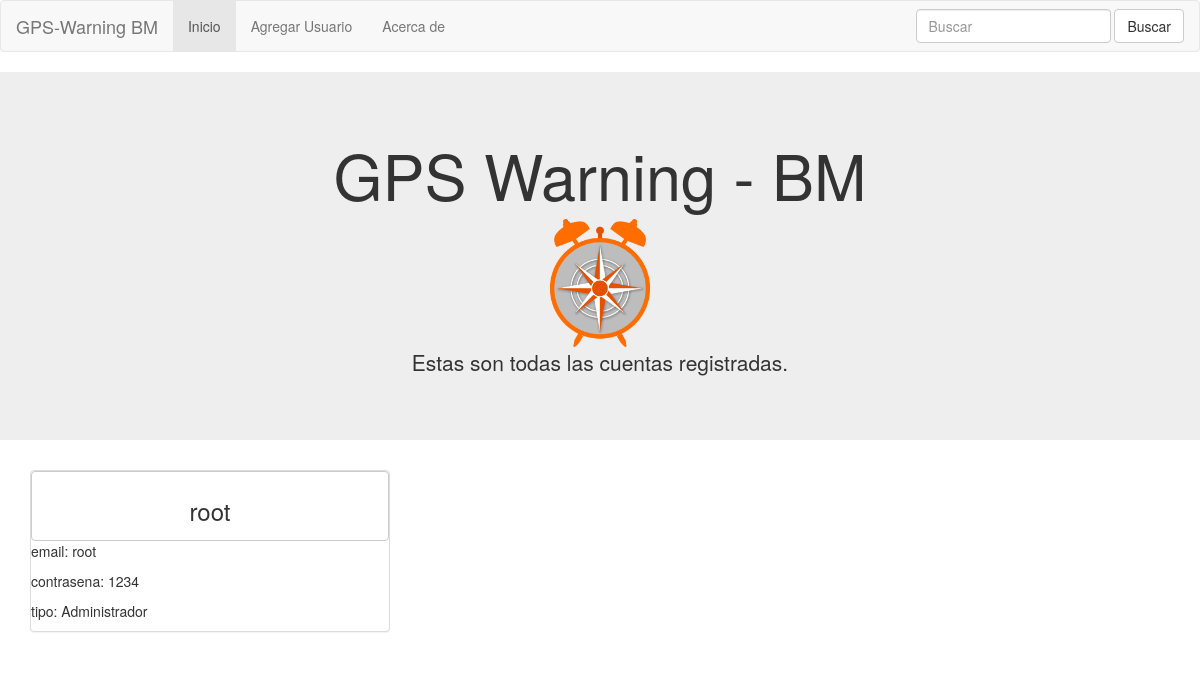
The app's page /busca_usuario.php?parametro=root with its own data.
### tables this page shows
create table usuarios(
		id_usuario int(3) not null auto_increment primary key,
		nombre varchar(30),
		email varchar(30),
		contrasena varchar(13),
		fk_tipo_usuarios int(1),
		foreign key (fk_tipo_usuarios) references tipos_usuarios(id_tipo_usuario)
		);

create table tipos_usuarios(
		id_tipo_usuario int(1) not null auto_increment primary key,
		tipo_usuario char(13)
		);

### busca_usuario.php (the view, shortened to what this page needs)
<!DOCTYPE html>
<?php
  $parametro = $_REQUEST['parametro'];
  $query = "SELECT U.nombre,U.email,U.contrasena,TU.tipo_usuario, U.id_usuario
  FROM usuarios U, tipos_usuarios TU
  WHERE TU.id_tipo_usuario = U.fk_tipo_usuarios and
  U.nombre = '$parametro'
  GROUP BY U.id_usuario";
  $result = mysql_query($query);
?>
<html lang="es">
  <head>
    <link href="css/bootstrap.min.css" rel="stylesheet">
    <link href="css/ie10-viewport-bug-workaround.css" rel="stylesheet">
  </head>
  <body>
    <nav role="navigation" class="navbar navbar-default">
      <div class="navbar-header">
        <a href="todos_usuarios.php" class="navbar-brand">GPS-Warning BM</a>
      </div>
      <div id="navbarCollapse" class="collapse navbar-collapse">
        <ul class="nav navbar-nav">
          <li class="active"><a href="todos_usuarios.php">Inicio</a></li>
          <li><a href="agregar_usuario.php">Agregar Usuario</a></li>
          <li><a href="acerca_de.php">Acerca de</a></li>
        </ul>
        <form class="navbar-form navbar-right" action="busca_usuario" role="search">
          <input type="text" name="parametro" id="parametro" class="form-control" placeholder="Buscar">
          <button type="submit" class="btn btn-default">Buscar</button>
        </form>
      </div>
    </nav>
    <div class="jumbotron text-center">
      <h1>GPS Warning - BM</h1>
      <img src="images/logo.png" class="img-rounded" alt="Cinque Terre" width="100" height=auto>
      <p>Estas son todas las cuentas registradas.</p>
    </div>
    <div class="container">
      <div class="row">
        <?php
          while ( $registro = mysql_fetch_array($result)) {
        ?>
        <div class="col-sm-4">
          <div class="panel panel-default">
            <button onclick="window.location.href='editar.php?id=<?php echo $registro[0];?>'" class="btn btn-default btn-block">
              <h3><?php echo $registro[0]?></h3>
            </button>
            <p>email: <?php echo $registro[1]?></p>
            <p>contrasena: <?php echo $registro[2]?></p>
            <p>tipo: <?php echo $registro[3]?></p>
          </div>
        </div>
        <?php
          }
        ?>
      </div>
    </div>
  </body>
</html>

### records on screen
usuarios: nombre "root", email "root", contrasena "1234", fk_tipo_usuarios.tipo_usuario "Administrador"
